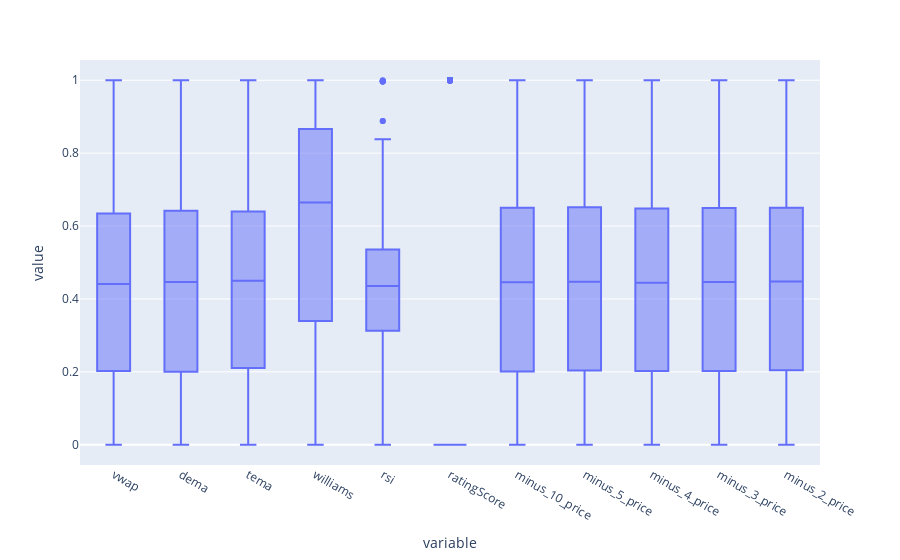

Notebook code for this chart:
### Code cell
fig = px.box(df_norm, y=df_norm.columns)
fig.show()

### Figure 1 — Plotly figure (JSON) as saved in the notebook; plotly's stock layout.template omitted (floating-point values rounded to 4 significant figures; data arrays with more than 128 entries replaced by an {"elided": "..."} marker saying what was removed)
{"data": [{"alignmentgroup": "True", "hovertemplate": "variable=%{x}<br>value=%{y}<extra></extra>", "legendgroup": "", "marker": {"color": "#636efa"}, "name": "", "notched": false, "offsetgroup": "", "orientation": "v", "showlegend": false, "type": "box", "x": {"elided": "19932 str values"}, "x0": " ", "xaxis": "x", "y": {"elided": "19932 float values"}, "y0": " ", "yaxis": "y"}], "layout": {"autosize": true, "boxmode": "group", "legend": {"tracegroupgap": 0}, "margin": {"t": 60}, "xaxis": {"anchor": "y", "autorange": true, "domain": [0, 1], "range": [-0.5, 10.5], "title": {"text": "variable"}, "type": "category"}, "yaxis": {"anchor": "x", "autorange": true, "domain": [0, 1], "range": [-0.05556, 1.056], "title": {"text": "value"}, "type": "linear"}}}
